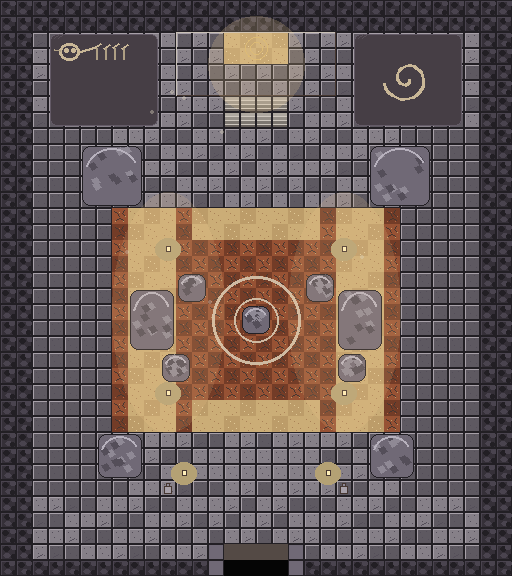

Tiled map render using the project's own tile images. Description and the map definition, with tile-layer contents summarised, below:
An orthogonal 32x36 tile map with 16x16 px tiles, 4 tile layers (Ground, GroundDetails, Buildings, AbovePlayer), 1 hidden layer not drawn, 2 tilesets and 4 objects (spawn, mapSpawn, mapExit, npc).

<map version="1.10" tiledversion="1.12.2" orientation="orthogonal" renderorder="right-down" width="32" height="36" tilewidth="16" tileheight="16" infinite="0" nextlayerid="7" nextobjectid="5">
 <editorsettings>
  <export target="gym-01.json" format="json" />
 </editorsettings>
 <tileset firstgid="1" source="../tilesets/gym-01/gym-01-terrain.tsx" />
 <tileset firstgid="1153" source="../tilesets/gym-01/gym-01-collision.tsx" />
 <layer id="1" name="Ground" width="32" height="36">
  <data>[1152 cells, 1152 non-empty, 1152 distinct tile ids]</data>
 </layer>
 <layer id="2" name="GroundDetails" width="32" height="36">
  <data>[1152 cells, 0 non-empty, 0 distinct tile ids]</data>
 </layer>
 <layer id="3" name="Buildings" width="32" height="36">
  <data>[1152 cells, 0 non-empty, 0 distinct tile ids]</data>
 </layer>
 <layer id="4" name="AbovePlayer" width="32" height="36">
  <data>[1152 cells, 0 non-empty, 0 distinct tile ids]</data>
 </layer>
 <layer id="5" name="Collision" width="32" height="36" visible="0" opacity="0.45">
  <data>[1152 cells, 402 non-empty, 1 distinct tile ids]</data>
 </layer>
 <objectgroup id="6" name="Objects">
  <object id="1" name="playerSpawn" type="spawn" x="256" y="544" width="0" height="0" />
  <object id="2" name="city01GymEntrance" type="mapSpawn" x="256" y="544" width="0" height="0" />
  <object id="3" name="exitToCity01" type="mapExit" x="240" y="560" width="32" height="16">
   <properties>
    <property name="targetMapId" value="city-01" />
    <property name="targetSpawn" value="gymExitSpawn" />
   </properties>
  </object>
  <object id="4" name="brock" type="npc" x="256" y="160" width="0" height="0">
   <properties>
    <property name="direction" value="down" />
    <property name="interactionType" value="trainer-battle" />
    <property name="sightRangeTiles" type="int" value="1" />
    <property name="trainerBattleId" value="gym-leader-brock" />
   </properties>
  </object>
 </objectgroup>
</map>
